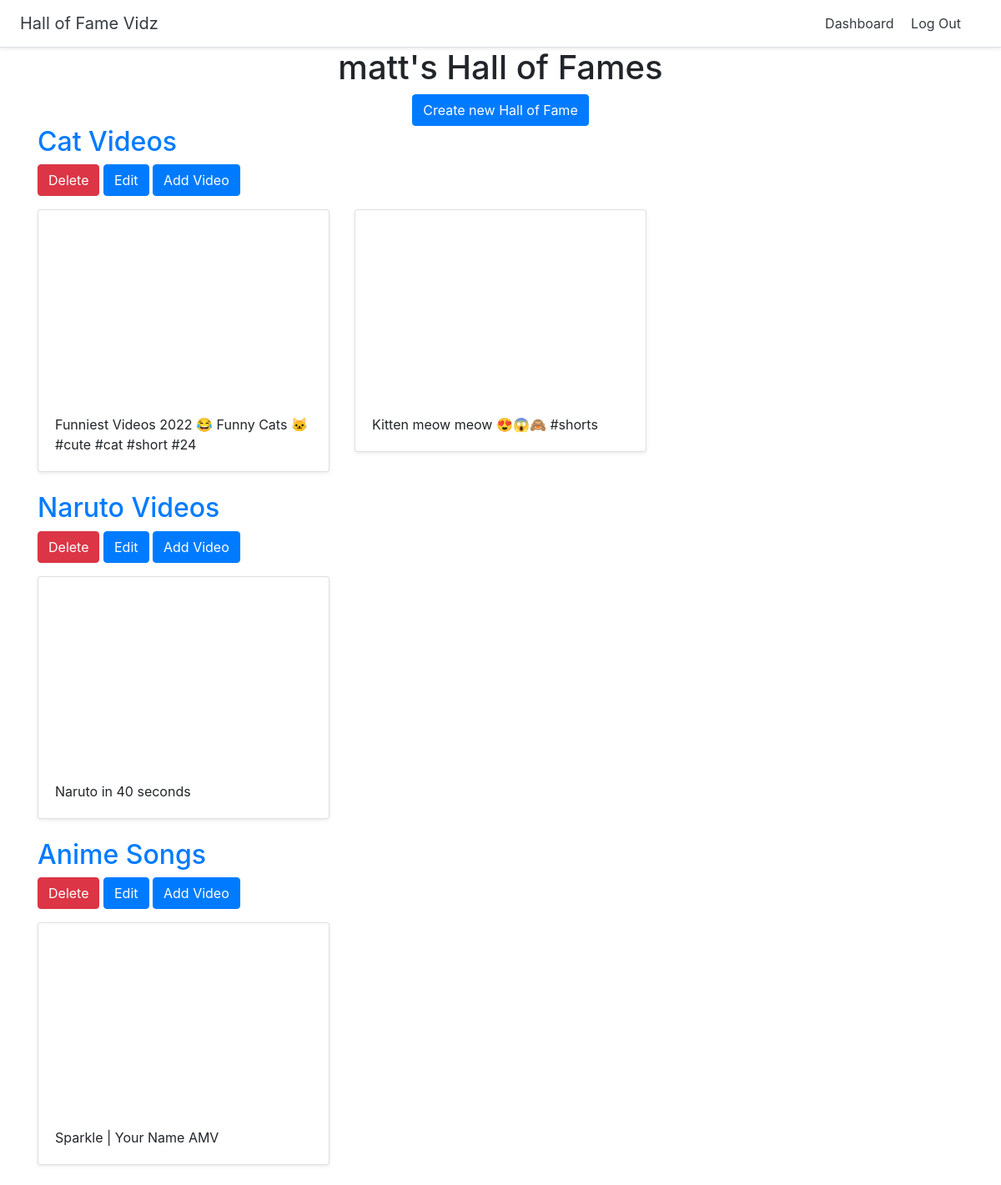
The page /dashboard (signed in) on the database its author committed.
### halls/models.py (models this page shows)
class Hall(models.Model):
    title = models.CharField(max_length=255)
    user = models.ForeignKey(User,on_delete=models.CASCADE)

class Video(models.Model):
    title = models.CharField(max_length=255)
    url = models.URLField()
    youtube_id = models.CharField(max_length=255)
    hall = models.ForeignKey(Hall, on_delete = models.CASCADE)

### halls/views.py (the view)
# urls.py: path('dashboard',views.dashboard,name='dashboard'),
@login_required
def dashboard(request):
    hall = Hall.objects.filter(user= request.user)
    return render(request,'halls/dashboard.html',{'halls':hall })

### halls/templates/halls/dashboard.html
{% extends 'halls/base.html' %}
{% block content %}
<div class="container">
    <div class="text-center">
<h1> {{ user.username}}'s Hall of Fames </h1>
<a href = "{% url 'create_hall'  %}" class="btn btn-primary" > Create new Hall of Fame </a>
</div>
    {% for hall in halls %}
    <h2><a href="{% url 'detail_hall' hall.id %}"> {{ hall.title }} </a></h2>
    <a href = "{% url 'delete_hall' hall.id %}" class="btn btn-danger" > Delete </a>
    <a href = "{% url 'update_hall' hall.id %}" class="btn btn-primary" > Edit </a>
    <a href = "{% url 'add_video' hall.id %}" class="btn btn-primary" > Add Video </a>
    <div class = "row">
       {% for video in hall.video_set.all %}
       <div class="col-md-4 mt-3">
        <div class="card mb-4 shadow-sm">
        <iframe width="100%" height="225" src="https://www.youtube.com/embed/{{ video.youtube_id }} " frameborder="0" allow="accelerometer; autoplay; encrypted-media; gyroscope; picture-in-picture" allowfullscreen></iframe>
        <div class="card-body"><p class="card-text">{{ video.title }} </p>
        </div>
    </div>
</div>
       {% endfor %}
    </div>
    {% endfor %}
{% endblock %}

### rows shown on the page
Hall: title "Cat Videos"
Video: title "Funniest Videos 2022 😂 Funny Cats 🐱 #cute #cat #short #24"
Video: title "Kitten meow meow 😍😱🙈 #shorts"
Hall: title "Naruto Videos"
Video: title "Naruto in 40 seconds"
Hall: title "Anime Songs"
Video: title "Sparkle | Your Name AMV"

### other values the page prints
{{ user.username }} "matt"
